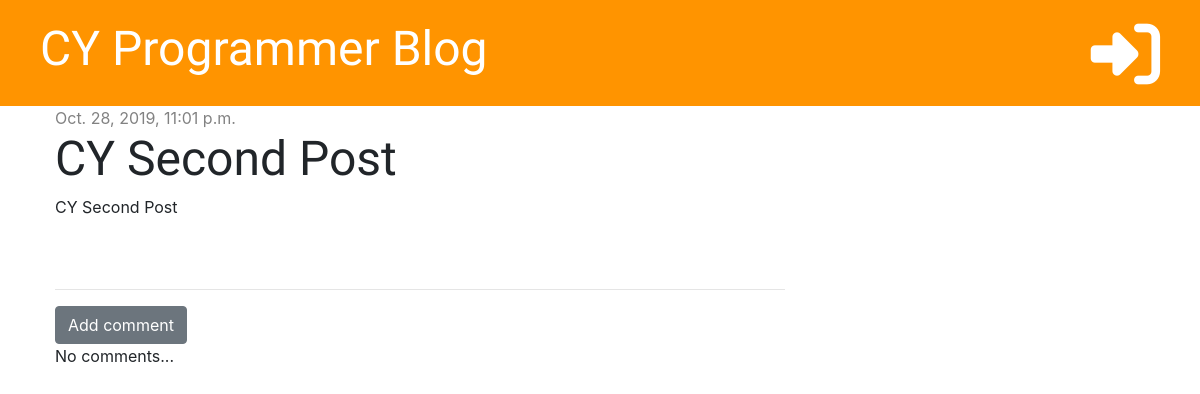
The page /post/5 on the database its author committed.
### blog/models.py (models this page shows, shortened)
class Post(models.Model):
    author = models.ForeignKey('auth.User', on_delete=models.CASCADE)
    title = models.CharField(max_length=200)
    text = models.TextField()
    created_date = models.DateTimeField(default=timezone.now)
    published_date = models.DateTimeField(blank=True, null=True)

### blog/views.py (the view)
# urls.py: path('post/<int:pk>', views.post_detail, name='post_detail'),
def post_detail(request, pk):
    post = get_object_or_404(Post, pk=pk)
    stuff_for_frontend = {'post': post}
    return render(request, 'blog/post_detail.html', stuff_for_frontend)

### blog/templates/blog/post_detail.html (shortened to what this page needs)
{% extends 'blog/base.html' %}
{% block content %}
    <div class="post" xmlns="http://www.w3.org/1999/html" xmlns="http://www.w3.org/1999/html">
        {% if post.published_date %}
            <div class="date">
                {{ post.published_date }}
            </div>
        {% else %}
            <a href="{% url 'post_publish' pk=post.pk %}" class="btn btn-primary">Publish</a>
        {% endif %}
        <h1>{{ post.title }}</h1>
        <p>{{ post.text|linebreaksbr }}</p>
    </div>
    <hr>
    <a href="{% url 'add_comment_to_post' pk=post.pk %}" class="btn btn-secondary">Add comment</a>
    {% for comment in post.comments.all %}
        <div class="comment">
            <div class="date">
                {{ comment.created_date }}
            </div>
            <a href="{% url 'comment_remove' pk=comment.pk %}"><i class="far fa-trash-alt"></i></a>
            <strong>{{ comment.author }}</strong>
            <p>{{ comment.text }}</p>
        </div>
    {% empty %}
        <p>No comments...</p>
    {% endfor %}
{% endblock %}

### blog/static/css/blog.css (style rules this page uses)
h1, h2, h3, h4 { font-family: 'Tangerine', 'Inconsolata', 'Droid Sans', serif; font-size: 48px; }
.date { color: #828282; }
.post { margin-bottom: 70px; }

### rows shown on the page
Post: published_date "Oct. 28, 2019, 11:01 p.m.", title "CY Second Post", text "CY Second Post"
